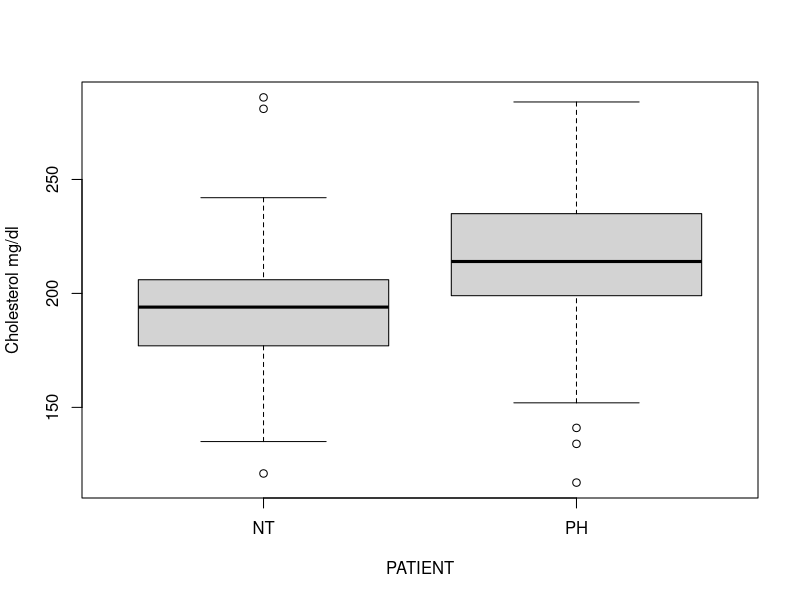
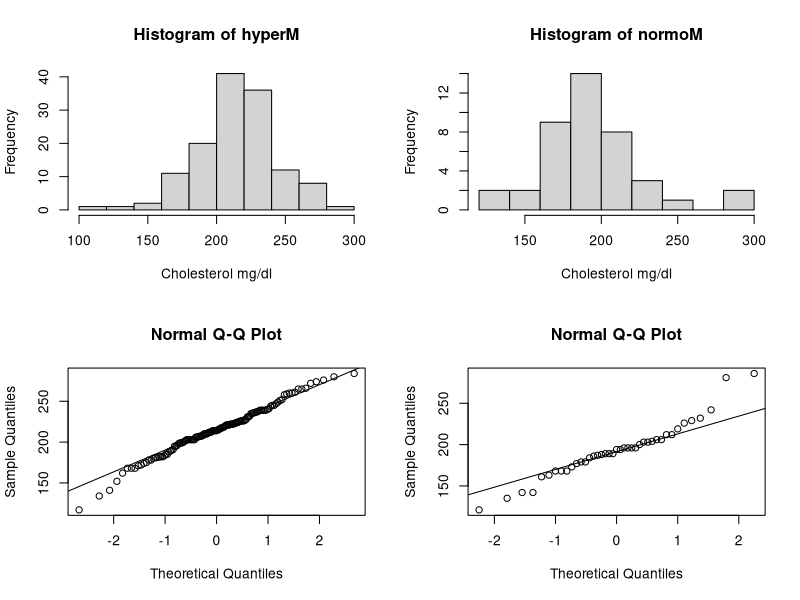

Here is the R script that generated these plots, in order: (Note: this script raises an error after producing the figures.)
## ---- chunk 1
hyperM<-c(207, 221, 212, 191, 181, 210, 203, 208, 206, 208,
          218, 210, 185, 168, 274, 214, 214, 175, 226, 280, 
          168, 213, 225, 217, 185, 239, 226, 238, 228, 232, 
          203, 236, 215, 284, 210, 188, 231, 226, 258, 260, 
          201, 219, 220, 190, 172, 223, 260, 214, 245, 215, 
          171, 221, 217, 265, 206, 261, 247, 182, 241, 202, 
          198, 221, 162, 199, 182, 199, 216, 211, 196, 225, 
          239, 203, 235, 168, 223, 199, 195, 244, 178, 134, 
          203, 203, 214, 240, 236, 222, 222, 203, 178, 249, 
          117, 212, 252, 272, 227, 200, 259, 203, 189, 245, 
          181, 265, 207, 235, 218, 239, 152, 141, 226, 182, 
          239, 231, 210, 237, 222, 195, 239, 203, 221, 180, 
          183, 207, 237, 276, 266, 224, 251, 222, 224, 214, 
          212, 174, 206
          )
## ---- chunk 2
normoM<-c(286, 189, 226, 196, 187, 142, 204, 179, 203, 212,
          206, 163, 196, 196, 168, 189, 229, 142, 184, 168,
          186, 121, 281, 203, 177, 135, 179, 161, 194, 206,
          219, 173, 189, 194, 196, 212, 168, 188, 232, 242, 
          200
          )
## ---- chunk 3
PATIENT<-c(rep("NT", 41), rep("PH", 133))
Mlev<-c(normoM, hyperM)           
dat<-data.frame(PATIENT, Mlev)           
str(dat)
summary(dat)
## ---- chunk 4
boxplot(dat$Mlev ~ PATIENT,
        ylab = "Cholesterol mg/dl")
par(mfrow=c(2,2))
hist(hyperM,
     xlab = "Cholesterol mg/dl")
hist(normoM,
     xlab = "Cholesterol mg/dl")
qqnorm(hyperM); qqline(hyperM)
qqnorm(normoM); qqline(normoM)
## ---- chunk 5
options(digits=5)
par<-rbind(
      MEAN<-tapply(Mlev, PATIENT, mean),
      var<-tapply(Mlev, PATIENT, var))
rownames(par)<-c("MEAN", "VAR")
par 
## ---- chunk 6
install.packages("dplyr")
library(dplyr)
group_by(dat, PATIENT) %>%
  summarise(
    count = n(),
    mean = mean(Mlev, na.rm = TRUE),
    var = var(Mlev, na.rm = TRUE),
    sd = sd(Mlev, na.rm = TRUE)
  )
## ---- chunk 7
var.test(Mlev ~ PATIENT)
## ---- chunk 8
Sp<-(40*var(normoM)+132*var(hyperM))/172
t<-(mean(normoM)-mean(hyperM))/sqrt(Sp*(1/41+1/133))
t
## ---- chunk 9
t.test(Mlev ~ PATIENT, data = dat, alternative = "less" ,var.equal = TRUE, paired = FALSE)
